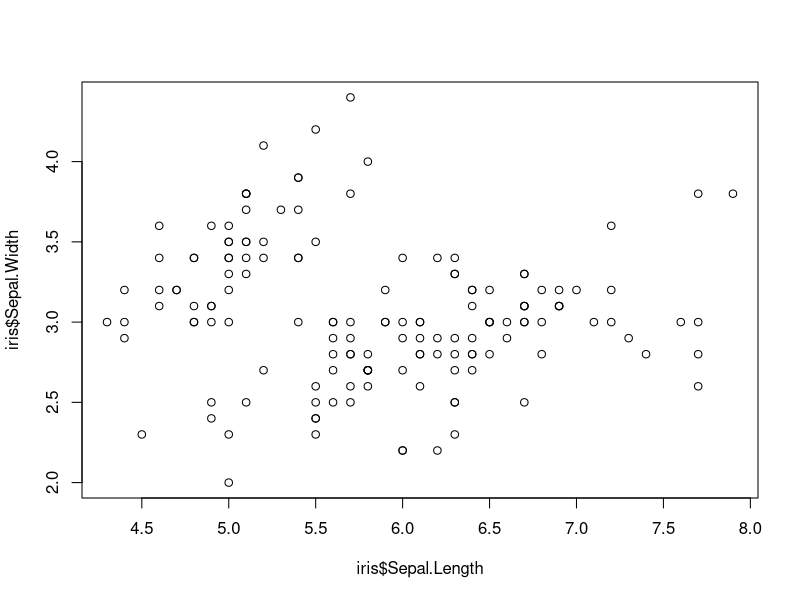
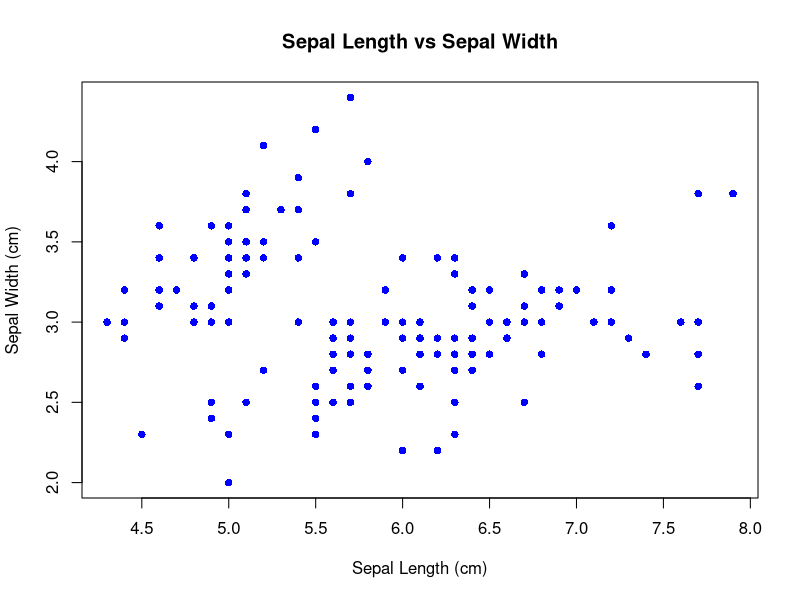
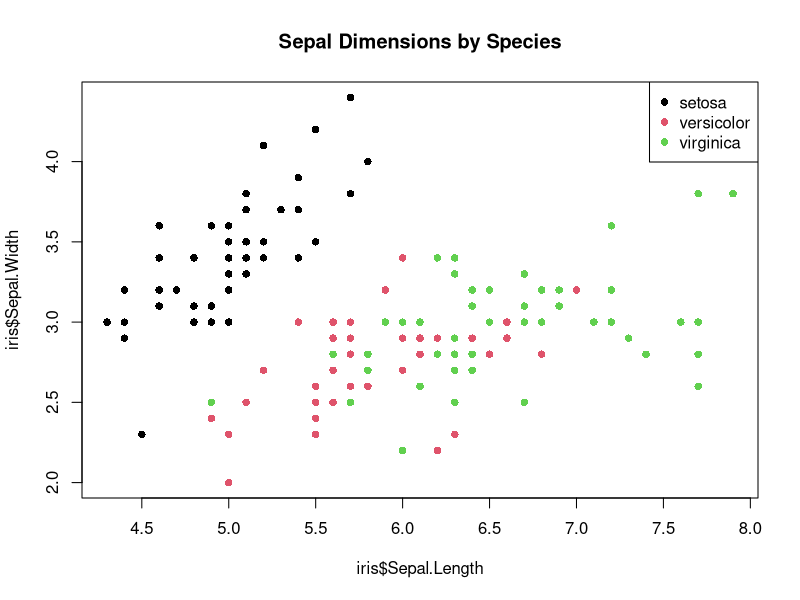
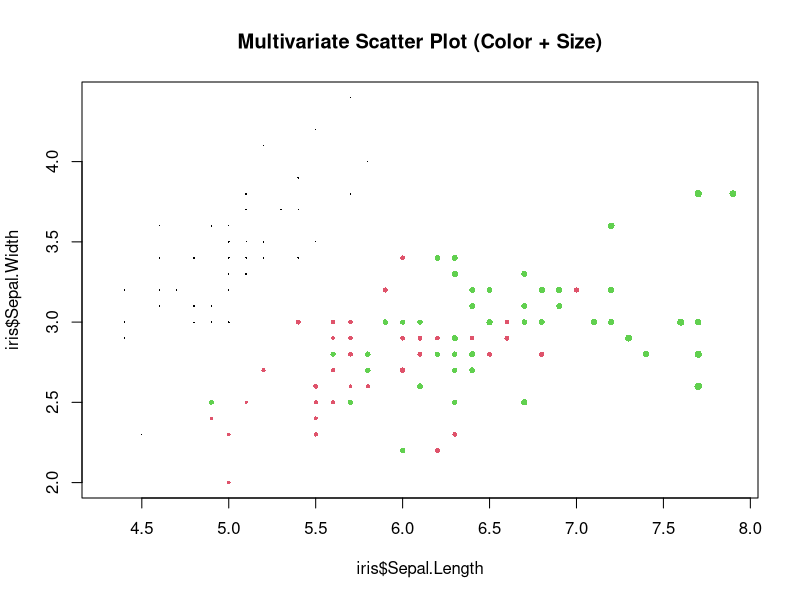
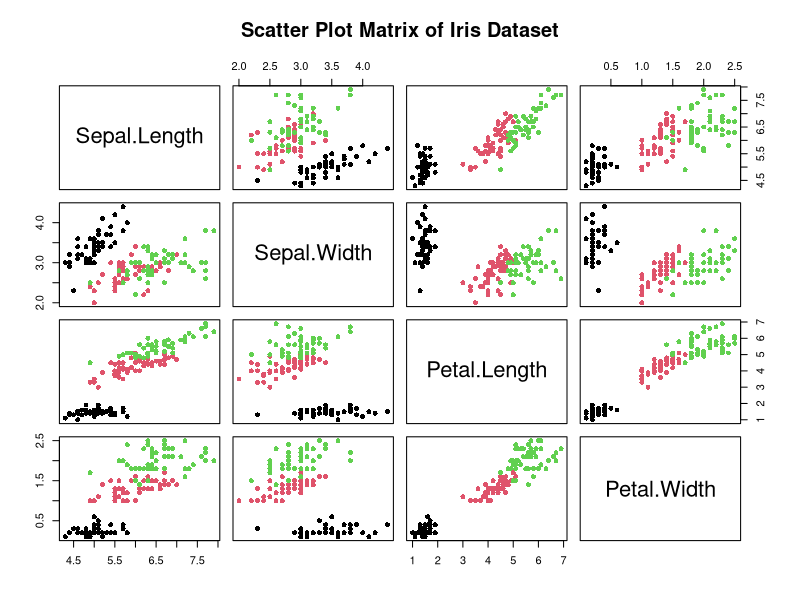
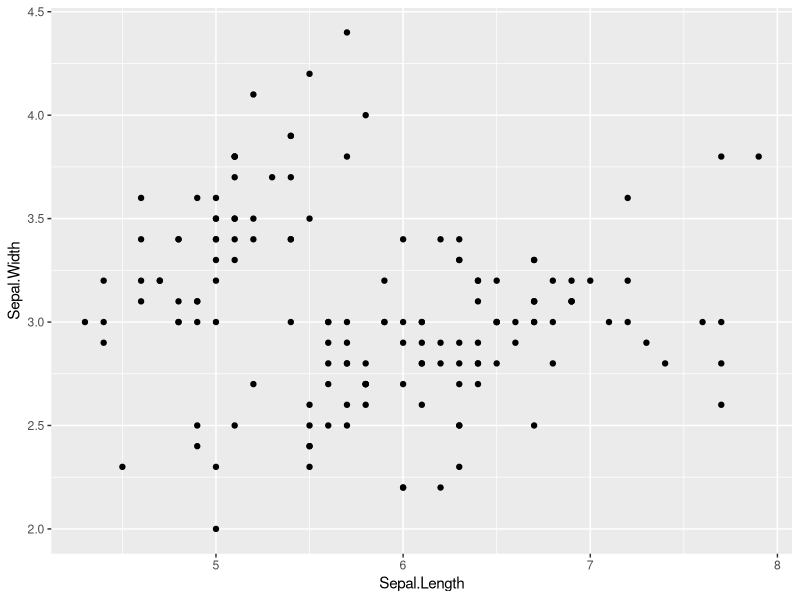
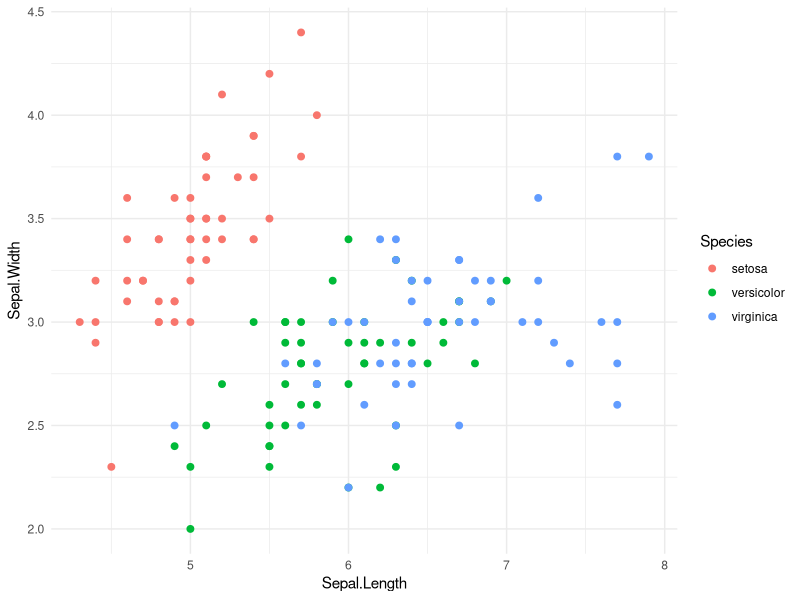
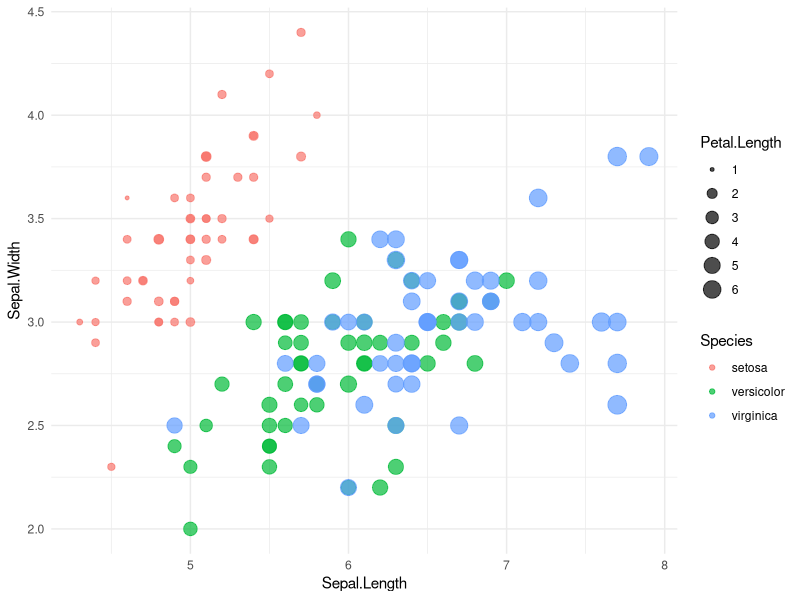

R code for these plots, in order:
# Load & Understand the iris Dataset
data(iris)
str(iris)
View(iris)
# Basic Scatter Plot: Sepal Length vs Sepal Width
plot(iris$Sepal.Length, iris$Sepal.Width)
# Labeled Scatter Plot
plot(
  iris$Sepal.Length,
  iris$Sepal.Width,
  main = "Sepal Length vs Sepal Width",
  xlab = "Sepal Length (cm)",
  ylab = "Sepal Width (cm)",
  col = "blue",
  pch = 16
)
# Colored Scatter Plot by Species
plot(
  iris$Sepal.Length,
  iris$Sepal.Width,
  col = as.numeric(iris$Species),
  pch = 16,
  main = "Sepal Dimensions by Species"
)
legend(
  "topright",
  legend = levels(iris$Species),
  col = 1:3,
  pch = 16
)
# Multivariate Scatter
# Add size as a third variable
plot(
  iris$Sepal.Length,
  iris$Sepal.Width,
  col = as.numeric(iris$Species),
  pch = 16,
  cex = iris$Petal.Length / max(iris$Petal.Length),
  main = "Multivariate Scatter Plot (Color + Size)"
)
# Scatter Plot Matrix
# All numeric variables against each other
pairs(
  iris[, 1:4],
  col = as.numeric(iris$Species),
  pch = 16,
  main = "Scatter Plot Matrix of Iris Dataset"
)
# Using GGPLOT2
# Load ggplot2
library(ggplot2)
# Basic Scatter Plot
ggplot(iris, aes(x = Sepal.Length, y = Sepal.Width)) +
  geom_point()
# Colored Scatter by Species
ggplot(iris, aes(x = Sepal.Length, y = Sepal.Width, color = 
                   Species)) +
  geom_point(size = 2) +
  theme_minimal()
# Multivariate Scatter Plot
# Color + Size encoding
ggplot(
  iris,
  aes(
    x = Sepal.Length,
    y = Sepal.Width,
    color = Species,
    size = Petal.Length
  )
) +
  geom_point(alpha = 0.7) +
  theme_minimal()
# Faceted Scatter Plot
# One scatter plot per species
ggplot(iris, aes(x = Sepal.Length, y = Sepal.Width)) +
  geom_point(color = "orange") +
  facet_wrap(~Species) +
  theme_minimal()
# Scatter Plot Matrix
# Using GGally (extension of ggplot2)
library(GGally)
ggpairs(
  iris,
  columns = 1:4,
  aes(color = Species, alpha = 0.6)
)